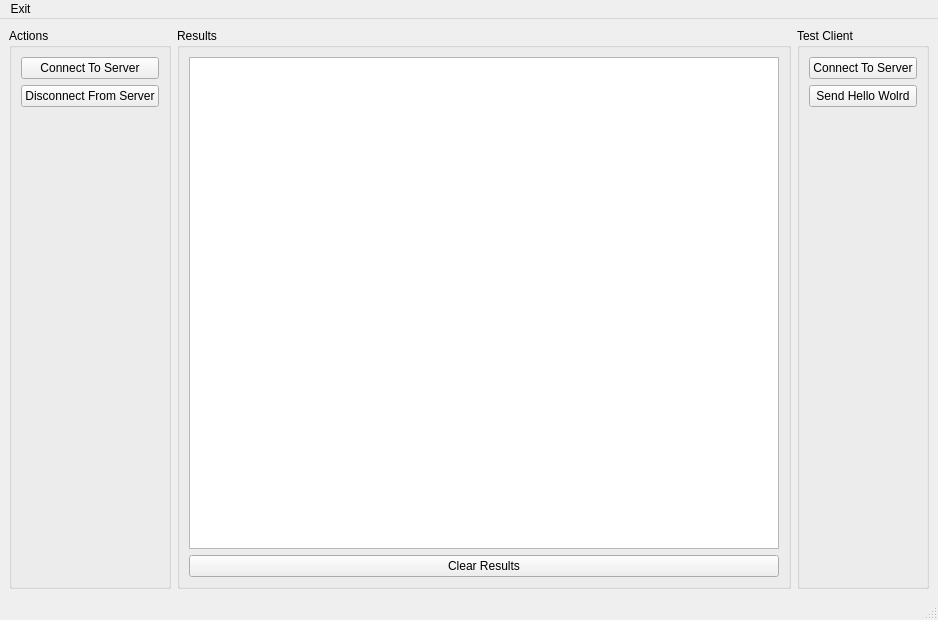
<?xml version="1.0" encoding="UTF-8"?>
<ui version="4.0">
 <class>tcpServer</class>
 <widget class="QMainWindow" name="tcpServer">
  <property name="geometry">
   <rect>
    <x>0</x>
    <y>0</y>
    <width>938</width>
    <height>620</height>
   </rect>
  </property>
  <property name="windowTitle">
   <string>tcpServer</string>
  </property>
  <widget class="QWidget" name="centralwidget">
   <layout class="QHBoxLayout" name="horizontalLayout">
    <item>
     <widget class="QGroupBox" name="groupBox">
      <property name="title">
       <string>Actions</string>
      </property>
      <layout class="QVBoxLayout" name="verticalLayout">
       <item>
        <widget class="QPushButton" name="PB_connect">
         <property name="text">
          <string>Connect To Server</string>
         </property>
        </widget>
       </item>
       <item>
        <widget class="QPushButton" name="PB_disconnect">
         <property name="text">
          <string>Disconnect From Server</string>
         </property>
        </widget>
       </item>
       <item>
        <spacer name="verticalSpacer">
         <property name="orientation">
          <enum>Qt::Vertical</enum>
         </property>
         <property name="sizeHint" stdset="0">
          <size>
           <width>20</width>
           <height>40</height>
          </size>
         </property>
        </spacer>
       </item>
      </layout>
     </widget>
    </item>
    <item>
     <widget class="QGroupBox" name="groupBox_2">
      <property name="title">
       <string>Results</string>
      </property>
      <layout class="QVBoxLayout" name="verticalLayout_2">
       <item>
        <widget class="QListWidget" name="LW_Result"/>
       </item>
       <item>
        <widget class="QPushButton" name="PB_ClearResults">
         <property name="text">
          <string>Clear Results</string>
         </property>
        </widget>
       </item>
      </layout>
     </widget>
    </item>
    <item>
     <widget class="QGroupBox" name="groupBox_3">
      <property name="title">
       <string>Test Client</string>
      </property>
      <layout class="QVBoxLayout" name="verticalLayout_3">
       <item>
        <widget class="QPushButton" name="PB_connectClient">
         <property name="text">
          <string>Connect To Server</string>
         </property>
        </widget>
       </item>
       <item>
        <widget class="QPushButton" name="PB_clientHellow">
         <property name="text">
          <string>Send Hello Wolrd</string>
         </property>
        </widget>
       </item>
       <item>
        <spacer name="verticalSpacer_2">
         <property name="orientation">
          <enum>Qt::Vertical</enum>
         </property>
         <property name="sizeHint" stdset="0">
          <size>
           <width>20</width>
           <height>40</height>
          </size>
         </property>
        </spacer>
       </item>
      </layout>
     </widget>
    </item>
   </layout>
  </widget>
  <widget class="QMenuBar" name="menubar">
   <property name="geometry">
    <rect>
     <x>0</x>
     <y>0</y>
     <width>938</width>
     <height>21</height>
    </rect>
   </property>
   <widget class="QMenu" name="menuFIle">
    <property name="title">
     <string>Exit</string>
    </property>
   </widget>
   <addaction name="menuFIle"/>
  </widget>
  <widget class="QStatusBar" name="statusbar"/>
 </widget>
 <resources/>
 <connections/>
</ui>
